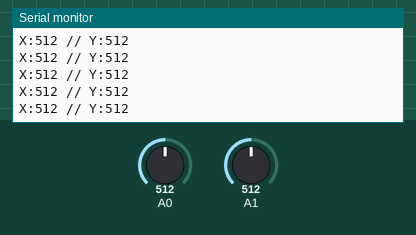
This sketch was run on a simulated Arduino Uno, built with avr-gcc and run on an emulated ATmega328P. On the bench: the last lines printed to the serial monitor. The test bench sets the inputs (shaded band); at power-on: A0 = 512, A1 = 512.

Above: at 1.2 s.
1.3 s: A0 set to 716
At 1.31 s:
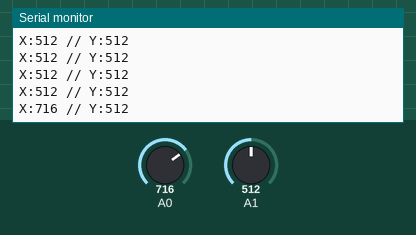
2.8 s: A1 set to 716
At 2.82 s:
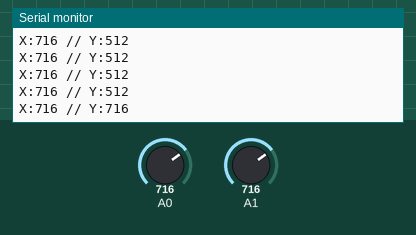
4.3 s: A0 set to 900
At 4.33 s:
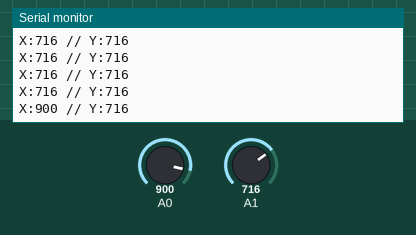
5.8 s: A1 set to 900
At 5.84 s:
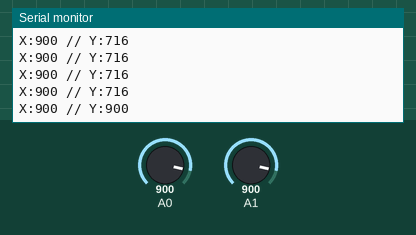
Timing chart, 0 to 8.3 s (numbered marks = the images above; inputs shaded):
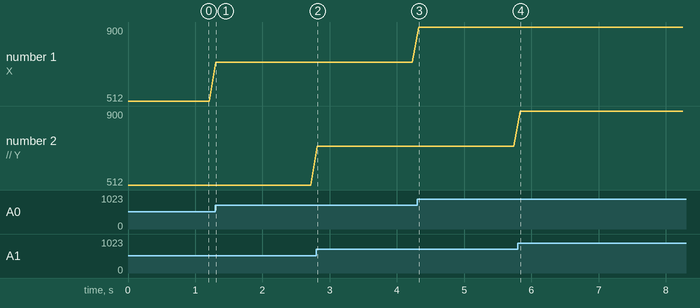

The sketch:

thumb.ino
```cpp
// Thumbstick test
// https://wiki.seeedstudio.com/Grove-Thumb_Joystick/

void setup()
{
    Serial.begin(9600);
}

void loop()
{
    int sensorValue1 = analogRead(A0);
    int sensorValue2 = analogRead(A1);

    Serial.print("X:");
    Serial.print(sensorValue1, DEC);
    Serial.print(" // Y:");
    Serial.println(sensorValue2, DEC);
    delay(100);
}
```

Measured:
- after the input at 1.3 s, the serial monitor: prints a new line at once (image 1)
- after the input at 2.8 s, the serial monitor: prints a new line at once (image 2)
- after the input at 4.3 s, the serial monitor: prints a new line at once (image 3)
- after the input at 5.8 s, the serial monitor: prints a new line at once (image 4)
- plotted number 1: 512 → 716 after the input at 1.3 s, 716 → 900 after the input at 4.3 s
